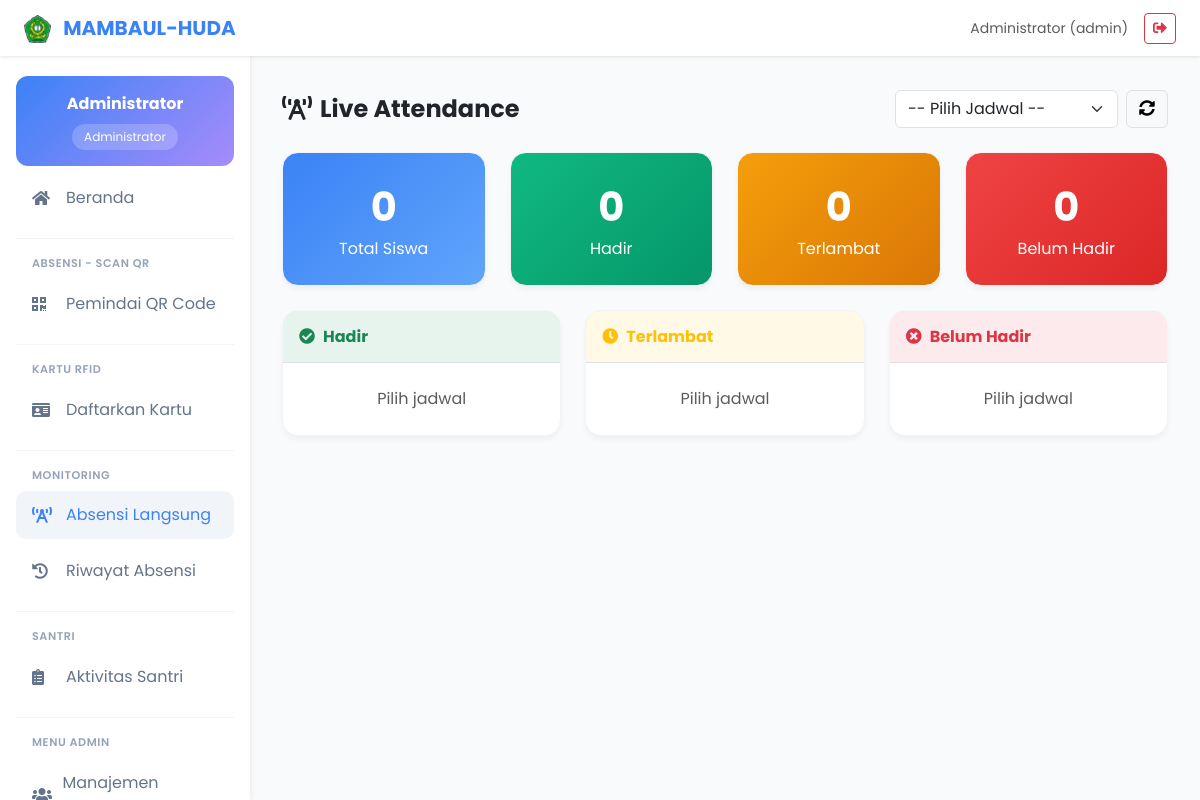
The app's page /absensi-langsung.php (signed in) with its own data.
### tables this page shows
CREATE TABLE `users`  (
  `id` bigint UNSIGNED NOT NULL AUTO_INCREMENT,
  `name` varchar(255) NOT NULL,
  `email` varchar(255) NOT NULL,
  `password` varchar(255) NOT NULL,
  `address` text NULL,
  `role` enum('admin','karyawan','pengurus','guru','keamanan','kesehatan') NOT NULL DEFAULT 'karyawan',
  `foto` varchar(255) NULL DEFAULT 'profile.jpg',
  `phone` varchar(20) NULL DEFAULT NULL,
  `remember_token` varchar(100) NULL DEFAULT NULL,
  `created_at` timestamp NULL DEFAULT CURRENT_TIMESTAMP,
  `updated_at` timestamp NULL DEFAULT CURRENT_TIMESTAMP ON UPDATE CURRENT_TIMESTAMP,
  `deleted_at` timestamp NULL DEFAULT NULL,
  `deleted_by` int NULL DEFAULT NULL,
  PRIMARY KEY (`id`) USING BTREE,
  UNIQUE INDEX `email`(`email` ASC) USING BTREE
);

### config.php (called while the page is built, shortened)
<?php
function getDB()
{
    static $pdo = null;
    if ($pdo === null) {
        try {
            $dsn = "mysql:host=" . DB_HOST . ";port=" . DB_PORT . ";dbname=" . DB_NAME . ";charset=utf8mb4";
            $pdo = new PDO($dsn, DB_USER, DB_PASS, [
                PDO::ATTR_ERRMODE => PDO::ERRMODE_EXCEPTION,
                PDO::ATTR_DEFAULT_FETCH_MODE => PDO::FETCH_ASSOC,
                PDO::ATTR_EMULATE_PREPARES => false,
            ]);
        } catch (PDOException $e) {
            die("Koneksi database gagal: " . $e->getMessage());
        }
    }
    return $pdo;
}
function getCurrentUser()
{
    $pdo = getDB();
    $stmt = $pdo->prepare("SELECT * FROM users WHERE id = ?");
    $stmt->execute([$_SESSION['user_id']]);
    return $stmt->fetch();
}

### functions.php (called while the page is built, shortened)
<?php
require_once __DIR__ . '/config.php';
function e($string)
{
    return htmlspecialchars($string ?? '', ENT_QUOTES, 'UTF-8');
}

### absensi-langsung.php (the view, shortened to what this page needs)
<?php
require_once __DIR__ . '/functions.php';
?>
<?php include __DIR__ . '/include/header.php'; ?>
<?php include __DIR__ . '/include/sidebar.php'; ?>
<div class="main-content">
    <div class="d-flex justify-content-between align-items-center mb-4 flex-wrap gap-2">
        <h4 class="fw-bold mb-0"><i class="fas fa-broadcast-tower me-2"></i>Live Attendance</h4>
        <div class="d-flex gap-2 align-items-center">
            <select id="jadwal_id" class="form-select" style="width: auto;">
                <option value="">-- Pilih Jadwal --</option>
            </select>
            <button id="btn-refresh" class="btn btn-light border" title="Refresh">
                <i class="fas fa-sync-alt"></i>
            </button>
        </div>
    </div>
    <div class="row g-4 mb-4">
        <div class="col-6 col-lg-3">
            <div class="stat-card total">
                <div class="count" id="count-total">0</div>
                <div>Total Siswa</div>
            </div>
        </div>
        <div class="col-6 col-lg-3">
            <div class="stat-card hadir">
                <div class="count" id="count-hadir">0</div>
                <div>Hadir</div>
            </div>
        </div>
        <div class="col-6 col-lg-3">
            <div class="stat-card terlambat">
                <div class="count" id="count-terlambat">0</div>
                <div>Terlambat</div>
            </div>
        </div>
        <div class="col-6 col-lg-3">
            <div class="stat-card belum">
                <div class="count" id="count-belum">0</div>
                <div>Belum Hadir</div>
            </div>
        </div>
    </div>
    <div class="row g-4">
        <div class="col-lg-4">
            <div class="card-custom">
                <div class="p-3 border-bottom bg-success bg-opacity-10">
                    <h6 class="fw-bold text-success mb-0"><i class="fas fa-check-circle me-2"></i>Hadir</h6>
                </div>
                <div class="siswa-list" id="list-hadir">
                    <div class="text-center text-muted py-4">Pilih jadwal</div>
                </div>
            </div>
        </div>
        <div class="col-lg-4">
            <div class="card-custom">
                <div class="p-3 border-bottom bg-warning bg-opacity-10">
                    <h6 class="fw-bold text-warning mb-0"><i class="fas fa-clock me-2"></i>Terlambat</h6>
                </div>
                <div class="siswa-list" id="list-terlambat">
                    <div class="text-center text-muted py-4">Pilih jadwal</div>
                </div>
            </div>
        </div>
        <div class="col-lg-4">
            <div class="card-custom">
                <div class="p-3 border-bottom bg-danger bg-opacity-10">
                    <h6 class="fw-bold text-danger mb-0"><i class="fas fa-times-circle me-2"></i>Belum Hadir</h6>
                </div>
                <div class="siswa-list" id="list-belum">
                    <div class="text-center text-muted py-4">Pilih jadwal</div>
                </div>
            </div>
        </div>
    </div>
</div>
<?php include __DIR__ . '/include/footer.php'; ?>

### include/header.php (shortened to what this page needs)
<?php
$isAdminPage = strpos($_SERVER['REQUEST_URI'], '/admin/') !== false;
$basePath = $isAdminPage ? '../' : '';
$user = getCurrentUser();
$role = $user['role'] ?? '';
?>
<!DOCTYPE html>
<html lang="id">
<head>
    <link rel="stylesheet" href="https://cdnjs.cloudflare.com/ajax/libs/font-awesome/5.15.4/css/all.min.css">
    <link href="https://cdn.jsdelivr.net/npm/bootstrap@5.3.0/dist/css/bootstrap.min.css" rel="stylesheet">
</head>
<body>
    <nav class="navbar navbar-custom fixed-top">
        <div class="container-fluid px-3 px-md-4">
            <div class="d-flex align-items-center">
                <a class="navbar-brand" href="<?= $basePath ?>beranda.php">
                    <img src="<?= $basePath ?>logo-pondok.png" alt="Logo"
                        style="height: 28px; width: auto; margin-right: 8px;">
                    <?= APP_NAME ?>
                </a>
            </div>
            <div class="d-flex align-items-center gap-2 gap-md-3">
                <span class="text-muted small d-none d-sm-inline">
                    <?= e($user['name'] ?? 'Guest') ?> (<?= e($role) ?>)
                </span>
                <button type="button" class="btn btn-outline-danger btn-sm" onclick="confirmLogout()">
                    <i class="fas fa-sign-out-alt"></i>
                </button>
            </div>
        </div>
    </nav>

### include/sidebar.php (shortened to what this page needs)
<?php
$currentPage = basename($_SERVER['PHP_SELF']);
$isAdmin = strpos($_SERVER['PHP_SELF'], '/admin/') !== false;
$basePath = $isAdmin ? '../' : '';
$user = getCurrentUser();
$role = $user['role'] ?? '';
$roleLabels = [
    'admin' => 'Administrator',
    'karyawan' => 'Karyawan',
    'pengurus' => 'Pengurus',
    'guru' => 'Guru',
    'keamanan' => 'Keamanan',
    'kesehatan' => 'Kesehatan'
];
?>
<div class="sidebar">
    <div class="user-badge">
        <div class="fw-bold"><?= e($user['name'] ?? 'User') ?></div>
        <div class="role-badge"><?= $roleLabels[$role] ?? ucfirst($role) ?></div>
    </div>
    <div class="sidebar-scroll">
        <ul class="sidebar-menu">
            <li>
                <a href="<?= $basePath ?>beranda.php" class="<?= $currentPage === 'beranda.php' ? 'active' : '' ?>">
                    <i class="fas fa-home"></i> Beranda
                </a>
            </li>
            <div class="sidebar-divider"></div>
            <div class="sidebar-header">Absensi - Scan QR</div>
            <li>
                <a href="<?= $basePath ?>pemindai.php" class="<?= $currentPage === 'pemindai.php' ? 'active' : '' ?>">
                    <i class="fas fa-qrcode"></i> Pemindai QR Code
                </a>
            </li>
            <div class="sidebar-divider"></div>
            <div class="sidebar-header">Kartu RFID</div>
            <li>
                <a href="<?= $basePath ?>daftar-rfid.php"
                    class="<?= $currentPage === 'daftar-rfid.php' ? 'active' : '' ?>">
                    <i class="fas fa-id-card"></i> Daftarkan Kartu
                </a>
            </li>
            <div class="sidebar-divider"></div>
            <div class="sidebar-header">Monitoring</div>
            <li>
                <a href="<?= $basePath ?>absensi-langsung.php"
                    class="<?= $currentPage === 'absensi-langsung.php' ? 'active' : '' ?>">
                    <i class="fas fa-broadcast-tower"></i> Absensi Langsung
                </a>
            </li>
            <li>
                <a href="<?= $basePath ?>riwayat.php" class="<?= $currentPage === 'riwayat.php' ? 'active' : '' ?>">
                    <i class="fas fa-history"></i> Riwayat Absensi
                </a>
            </li>
            <div class="sidebar-divider"></div>
            <div class="sidebar-header">Santri</div>
            <li>
                <a href="<?= $basePath ?>aktivitas.php" class="<?= $currentPage === 'aktivitas.php' ? 'active' : '' ?>">
                    <i class="fas fa-clipboard-list"></i>
                    <?= $role === 'kesehatan' ? 'Laporan Kesehatan' : 'Aktivitas Santri' ?>
                </a>
            </li>
            <?php if ($role === 'admin'): ?>
                <div class="sidebar-divider"></div>
                <div class="sidebar-header">Menu Admin</div>
                <li>
                    <a href="<?= $basePath ?>admin/pengguna.php"
                        class="<?= $currentPage === 'pengguna.php' ? 'active' : '' ?>">
                        <i class="fas fa-users"></i> Manajemen Pengguna
                    </a>
                </li>
            <?php endif; ?>
        </ul>
    </div>
</div>

### include/header.php (style rules this page uses)
:root { --primary-color: #3b82f6; --primary-hover: #2563eb; --bg-color: #f8fafc; }
body { font-family: 'Poppins', sans-serif; background-color: var(--bg-color); scrollbar-width: none; -ms-overflow-style: none; }
* { scrollbar-width: none; -ms-overflow-style: none; }
.navbar-custom { background: white; box-shadow: 0 1px 3px rgba(0, 0, 0, 0.1); }
.navbar-brand { font-weight: 700; color: var(--primary-color) !important; }
.stat-card { background: white; border-radius: 16px; padding: 1.5rem; box-shadow: 0 4px 6px -1px rgba(0, 0, 0, 0.05); border: 1px solid #f1f5f9; }
.card-custom { background: white; border-radius: 16px; box-shadow: 0 4px 6px -1px rgba(0, 0, 0, 0.05); border: 1px solid #f1f5f9; overflow: hidden; }
.main-content { margin-left: 250px; padding: 2rem; padding-top: 90px; }

### absensi-langsung.php (style rules this page uses)
.stat-card { border-radius: 16px; padding: 1.5rem; text-align: center; transition: transform 0.2s; }
.stat-card .count { font-size: 2.5rem; font-weight: 700; }
.stat-card.hadir { background: linear-gradient(135deg, #10b981, #059669); color: white; }
.stat-card.terlambat { background: linear-gradient(135deg, #f59e0b, #d97706); color: white; }
.stat-card.belum { background: linear-gradient(135deg, #ef4444, #dc2626); color: white; }
.stat-card.total { background: linear-gradient(135deg, #3b82f6, #60a5fa); color: white; }
.siswa-list { max-height: 400px; overflow-y: auto; }

### include/sidebar.php (style rules this page uses)
.sidebar { width: 250px; background: white; height: 100vh; box-shadow: 2px 0 5px rgba(0, 0, 0, 0.05); position: fixed; left: 0; top: 0; padding-top: 60px; z-index: 1000; display: flex; flex-direction: column; }
.sidebar-scroll { flex: 1; overflow-y: auto; padding-bottom: 1rem; }
.sidebar-menu { list-style: none; padding: 0 1rem 1rem; margin: 0; }
.sidebar-menu li { margin-bottom: 0.5rem; }
.sidebar-menu a { display: flex; align-items: center; padding: 0.75rem 1rem; border-radius: 10px; color: #64748b; text-decoration: none; transition: all 0.2s; }
.sidebar-menu a:hover, .sidebar-menu a.active { background: #f1f5f9; color: var(--primary-color); }
.sidebar-menu a i { width: 24px; margin-right: 10px; }
.sidebar-divider { border-top: 1px solid #f1f5f9; margin: 1rem 0; }
.sidebar-header { font-size: 0.7rem; font-weight: 600; color: #94a3b8; text-transform: uppercase; letter-spacing: 0.05em; padding: 0 1rem; margin-bottom: 0.5rem; }
.user-badge { background: linear-gradient(135deg, var(--primary-color), #a78bfa); color: white; padding: 1rem; margin: 1rem 1rem 0.5rem; border-radius: 12px; text-align: center; flex-shrink: 0; }
.user-badge .role-badge { background: rgba(255, 255, 255, 0.2); padding: 0.25rem 0.75rem; border-radius: 20px; font-size: 0.75rem; display: inline-block; margin-top: 0.5rem; }

### records on screen
users: name "Administrator", role "admin", role "Administrator"

### other values on screen
APP_NAME "MAMBAUL-HUDA"
